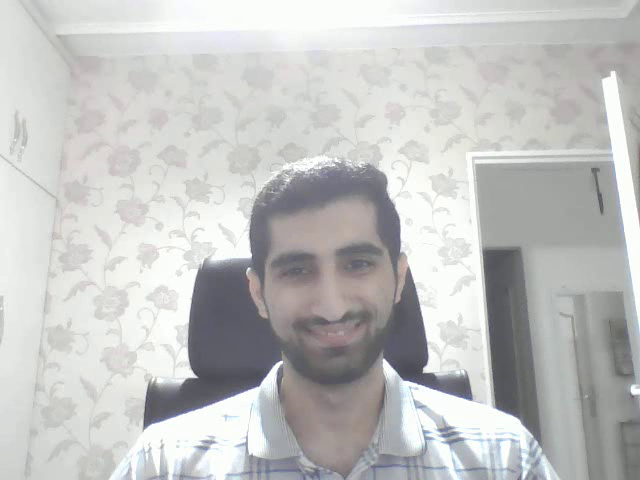
#> input picture frame 26 of mahdi.avi, 640 x 480 px, given in place of the camera
$ python OpenCV-Practice-Part4.py
#> lines starting #> are read from the running program, lines starting #| are printed output that depends on the picture; after the words box and inside, x2 and y2 are one past the last pixel; in counts of white or black regions, pixels touching at a corner belong together
import cv2

camera_index = 1
vc = cv2.VideoCapture(camera_index)

width = vc.get(cv2.CAP_PROP_FRAME_WIDTH)
height = vc.get(cv2.CAP_PROP_FRAME_HEIGHT)
fps = vc.get(cv2.CAP_PROP_FPS)

save_path = 'mahdi-opencv.avi'
fourcc = cv2.VideoWriter_fourcc(*"XVID")

vw = cv2.VideoWriter(save_path, fourcc, int(fps), (int(width), int(height)), True)

detector = cv2.CascadeClassifier("haarcascade_frontalface_default.xml")


print("Status: ", vc.isOpened())

while vc.isOpened():
    ret, frame = vc.read()
#> frame is the input picture: shape (480, 640, 3); mean B, G, R 193.8, 194.5, 194.1
    if not ret:
        print("not working :(")
        break
    boxes = detector.detectMultiScale(frame)
#> boxes = [[241, 200, 174, 174]]
    for box in boxes:
        x1, y1, width, height = box
        x2, y2 = x1 + width, y1 + height
        cv2.rectangle(frame, (x1,y1), (x2, y2), (0,255,0))
        cv2.putText(frame, 'Face', (x1, y1), cv2.FONT_HERSHEY_COMPLEX_SMALL, 1, (0, 0, 255))
#> this loop made 1 pass
#> (x1, y1, width, height, x2, y2) on pass 1: (241, 200, 174, 174, 415, 374)
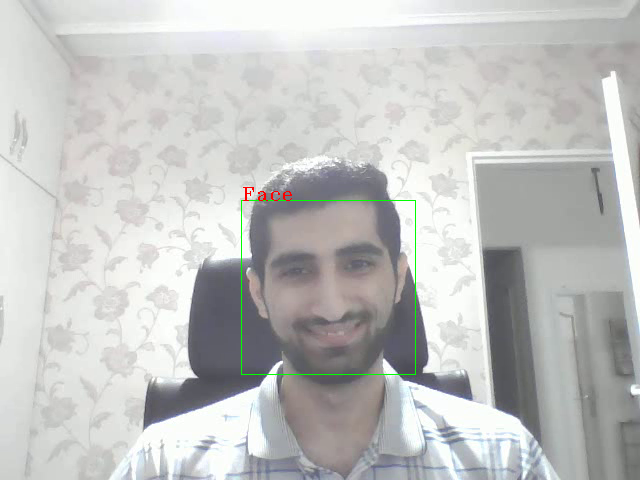
#> frame: shape (480, 640, 3); 0.27% of pixels changed, all inside (x1, y1, x2, y2) = (241, 187, 416, 375)
    cv2.imshow('mahdi-opncv', frame)
    vw.write(frame)

    if cv2.waitKey(1) & 0xFF == ord('q'):
#> (key q is pressed here)
        break

$ run again, starting later in the video
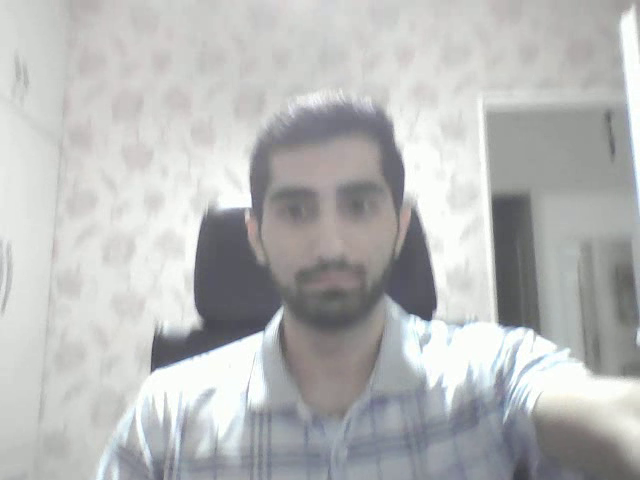
#> input picture frame 119 of mahdi.avi, 640 x 480 px, given in place of the camera
#> frame is the input picture: shape (480, 640, 3); mean B, G, R 184.4, 184.7, 183.6
#> boxes = [[241, 138, 175, 175]]
#> the loop `for box in boxes:` made 1 pass
#> (x1, y1, width, height, x2, y2) on pass 1: (241, 138, 175, 175, 416, 313)
#> after the loop `for box in boxes:`:
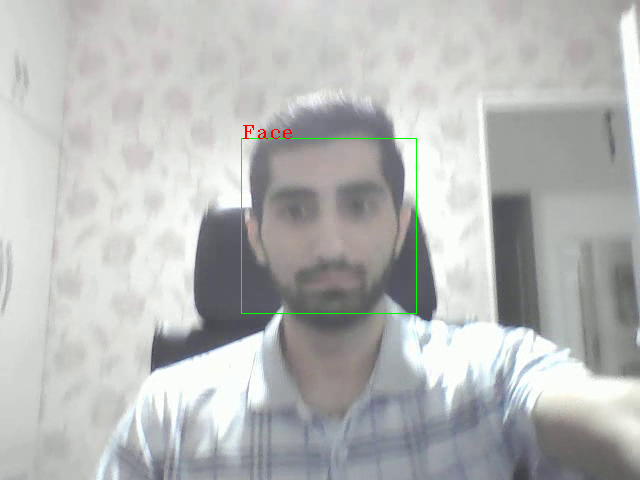
#> frame: shape (480, 640, 3); 0.28% of pixels changed, all inside (x1, y1, x2, y2) = (241, 125, 417, 314)

$ run again, starting later in the video
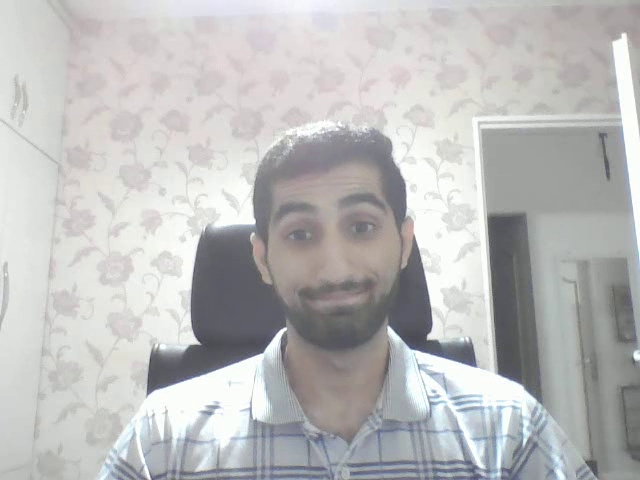
#> input picture frame 212 of mahdi.avi, 640 x 480 px, given in place of the camera
#> frame is the input picture: shape (480, 640, 3); mean B, G, R 187.5, 187.6, 187.6
#> boxes = [[422, 420, 34, 34], [241, 158, 182, 182]]
#> the loop `for box in boxes:` made 2 passes
#> (x1, y1, width, height, x2, y2) on passes 1 to 2: (422, 420, 34, 34, 456, 454), (241, 158, 182, 182, 423, 340)
#> after the loop `for box in boxes:`:
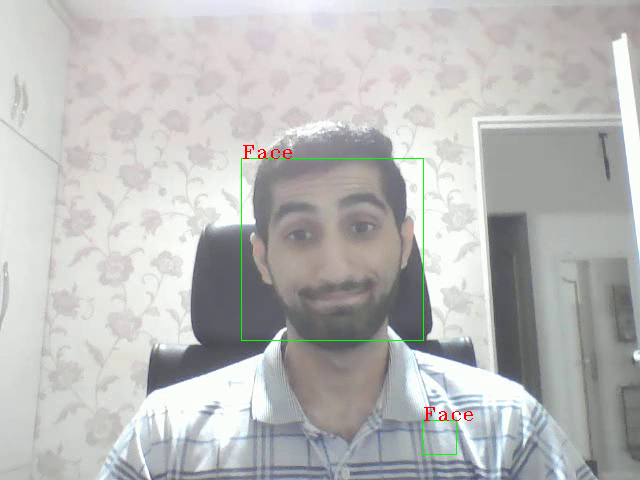
#> frame: shape (480, 640, 3); 0.38% of pixels changed, all inside (x1, y1, x2, y2) = (241, 145, 473, 455)
